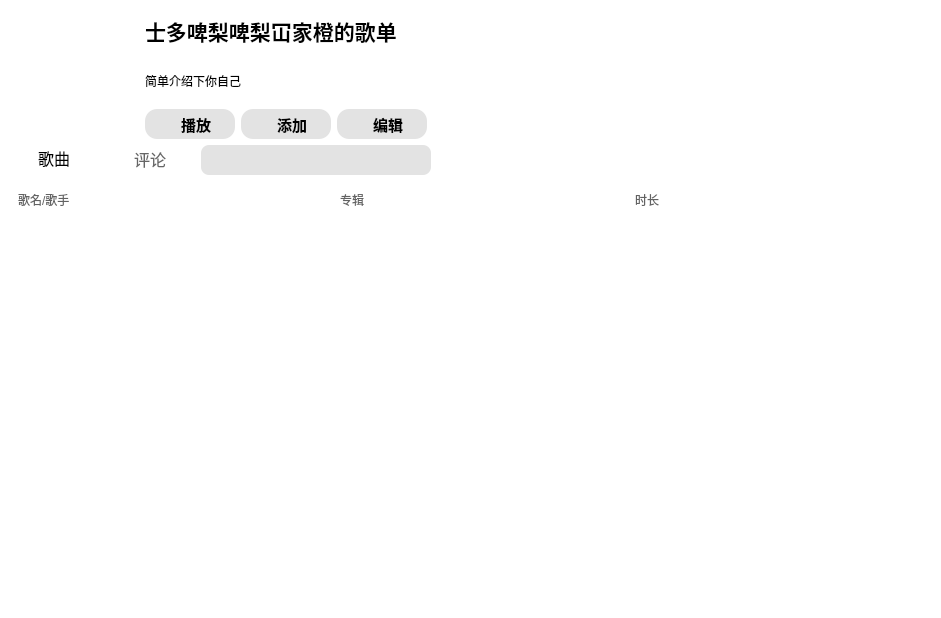
<?xml version="1.0" encoding="UTF-8"?>
<ui version="4.0">
 <class>music_widget</class>
 <widget class="QWidget" name="music_widget">
  <property name="geometry">
   <rect>
    <x>0</x>
    <y>0</y>
    <width>941</width>
    <height>618</height>
   </rect>
  </property>
  <property name="windowTitle">
   <string>Form</string>
  </property>
  <property name="styleSheet">
   <string notr="true">border-radius:8px;
background-color: rgb(255, 255, 255);</string>
  </property>
  <layout class="QGridLayout" name="gridLayout_4">
   <property name="leftMargin">
    <number>0</number>
   </property>
   <property name="topMargin">
    <number>0</number>
   </property>
   <property name="rightMargin">
    <number>0</number>
   </property>
   <property name="bottomMargin">
    <number>9</number>
   </property>
   <property name="spacing">
    <number>0</number>
   </property>
   <item row="0" column="0">
    <layout class="QVBoxLayout" name="verticalLayout_2">
     <item>
      <widget class="QStackedWidget" name="stackedWidget">
       <property name="styleSheet">
        <string notr="true">boder:none;</string>
       </property>
       <property name="currentIndex">
        <number>0</number>
       </property>
       <widget class="QWidget" name="page">
        <layout class="QGridLayout" name="gridLayout_3">
         <item row="0" column="0">
          <layout class="QHBoxLayout" name="horizontalLayout_6">
           <item>
            <widget class="QLabel" name="label_songImage">
             <property name="minimumSize">
              <size>
               <width>130</width>
               <height>130</height>
              </size>
             </property>
             <property name="maximumSize">
              <size>
               <width>130</width>
               <height>130</height>
              </size>
             </property>
             <property name="styleSheet">
              <string notr="true">
border-radius: 12px;</string>
             </property>
             <property name="text">
              <string/>
             </property>
             <property name="pixmap">
              <pixmap resource="myResources.qrc">:/player/images/player/pretty_crazy.jpg</pixmap>
             </property>
             <property name="scaledContents">
              <bool>true</bool>
             </property>
            </widget>
           </item>
           <item>
            <layout class="QVBoxLayout" name="verticalLayout">
             <item>
              <widget class="QLabel" name="label_Playlist">
               <property name="styleSheet">
                <string notr="true">color: rgb(0, 0, 0);
background: transparent;</string>
               </property>
               <property name="text">
                <string>&lt;html&gt;&lt;head/&gt;&lt;body&gt;&lt;p&gt;&lt;span style=&quot; font-size:16pt; font-weight:700;&quot;&gt;士多啤梨啤梨冚家橙的歌单&lt;/span&gt;&lt;/p&gt;&lt;/body&gt;&lt;/html&gt;</string>
               </property>
              </widget>
             </item>
             <item>
              <widget class="QLabel" name="label_Introduction">
               <property name="styleSheet">
                <string notr="true">color: rgb(0, 0, 0);
background: transparent;</string>
               </property>
               <property name="text">
                <string>&lt;html&gt;&lt;head/&gt;&lt;body&gt;&lt;p&gt;简单介绍下你自己&lt;/p&gt;&lt;/body&gt;&lt;/html&gt;</string>
               </property>
              </widget>
             </item>
             <item>
              <layout class="QHBoxLayout" name="horizontalLayout_5">
               <item>
                <widget class="QPushButton" name="pushButton_title_play">
                 <property name="minimumSize">
                  <size>
                   <width>90</width>
                   <height>30</height>
                  </size>
                 </property>
                 <property name="maximumSize">
                  <size>
                   <width>90</width>
                   <height>30</height>
                  </size>
                 </property>
                 <property name="styleSheet">
                  <string notr="true">QPushButton {
    background-color: #E3E3E3;
    color: black;
    border-radius: 12px;
    font-size: 15px;
    font-weight: bold;
    padding-left: 12px;
}
QPushButton:hover {
    background-color: #D4D4D4;
}
QPushButton:pressed {
    background-color: #D4D4D4;
}
</string>
                 </property>
                 <property name="text">
                  <string>播放</string>
                 </property>
                 <property name="icon">
                  <iconset resource="myResources.qrc">
                   <normaloff>:/player/images/player/play_button.png</normaloff>:/player/images/player/play_button.png</iconset>
                 </property>
                </widget>
               </item>
               <item>
                <widget class="QPushButton" name="pushButton_add">
                 <property name="minimumSize">
                  <size>
                   <width>90</width>
                   <height>30</height>
                  </size>
                 </property>
                 <property name="maximumSize">
                  <size>
                   <width>90</width>
                   <height>30</height>
                  </size>
                 </property>
                 <property name="styleSheet">
                  <string notr="true">QPushButton {
    background-color: #E3E3E3;
    color: black;
    border-radius: 12px;
    font-size: 15px;
    font-weight: bold;
    padding-left: 12px;
}
QPushButton:hover {
    background-color: #D4D4D4;
}
QPushButton:pressed {
    background-color: #D4D4D4;
}
</string>
                 </property>
                 <property name="text">
                  <string>添加</string>
                 </property>
                 <property name="icon">
                  <iconset resource="myResources.qrc">
                   <normaloff>:/player/images/player/add_path.png</normaloff>:/player/images/player/add_path.png</iconset>
                 </property>
                </widget>
               </item>
               <item>
                <widget class="QPushButton" name="pushButton_edit">
                 <property name="minimumSize">
                  <size>
                   <width>90</width>
                   <height>30</height>
                  </size>
                 </property>
                 <property name="maximumSize">
                  <size>
                   <width>90</width>
                   <height>30</height>
                  </size>
                 </property>
                 <property name="styleSheet">
                  <string notr="true">QPushButton {
    background-color: #E3E3E3;
    color: black;
    border-radius: 12px;
    font-size: 15px;
    font-weight: bold;
    padding-left: 12px;
}
QPushButton:hover {
    background-color: #D4D4D4;
}
QPushButton:pressed {
    background-color: #D4D4D4;
}
</string>
                 </property>
                 <property name="text">
                  <string>编辑</string>
                 </property>
                 <property name="icon">
                  <iconset resource="myResources.qrc">
                   <normaloff>:/player/images/player/edit_button1.png</normaloff>:/player/images/player/edit_button1.png</iconset>
                 </property>
                </widget>
               </item>
              </layout>
             </item>
            </layout>
           </item>
           <item>
            <spacer name="horizontalSpacer_9">
             <property name="orientation">
              <enum>Qt::Orientation::Horizontal</enum>
             </property>
             <property name="sizeHint" stdset="0">
              <size>
               <width>40</width>
               <height>20</height>
              </size>
             </property>
            </spacer>
           </item>
          </layout>
         </item>
         <item row="1" column="0">
          <layout class="QHBoxLayout" name="horizontalLayout_8">
           <item>
            <widget class="QPushButton" name="pushButton_title_songName">
             <property name="minimumSize">
              <size>
               <width>90</width>
               <height>30</height>
              </size>
             </property>
             <property name="maximumSize">
              <size>
               <width>90</width>
               <height>30</height>
              </size>
             </property>
             <property name="styleSheet">
              <string notr="true">QPushButton {
            border: none;
			color:black;
            background-color: transparent;
            font-size: 16px;
            padding-bottom: 4px; /* 为底线预留一点空间 */
        }
    QPushButton:hover {
	color:#00CC65;
        }


</string>
             </property>
             <property name="text">
              <string>歌曲</string>
             </property>
            </widget>
           </item>
           <item>
            <widget class="QPushButton" name="pushButton_title_comment">
             <property name="minimumSize">
              <size>
               <width>90</width>
               <height>30</height>
              </size>
             </property>
             <property name="maximumSize">
              <size>
               <width>90</width>
               <height>30</height>
              </size>
             </property>
             <property name="styleSheet">
              <string notr="true">
        QPushButton:hover {

color:#00CC65;
        }

QPushButton {
    border: none;
    background-color: transparent;
    font-size: 16px;
    color: #666;
    padding: 4px 12px 6px 12px; /* 左右 padding 增大，线会看起来短 */
}

QPushButton:checked {
    color: rgb(0,180,90);
    font-weight: bold;
    border-bottom: 2px solid rgb(0,180,90);
    padding: 4px 12px 4px 12px;
}</string>
             </property>
             <property name="text">
              <string>评论</string>
             </property>
            </widget>
           </item>
           <item>
            <layout class="QHBoxLayout" name="horizontalLayout_7">
             <item>
              <widget class="QLineEdit" name="lineEdit_search">
               <property name="minimumSize">
                <size>
                 <width>0</width>
                 <height>30</height>
                </size>
               </property>
               <property name="maximumSize">
                <size>
                 <width>230</width>
                 <height>30</height>
                </size>
               </property>
               <property name="styleSheet">
                <string notr="true">background-color: #E3E3E3;
border-raidus:3px;
</string>
               </property>
              </widget>
             </item>
             <item>
              <spacer name="horizontalSpacer_5">
               <property name="orientation">
                <enum>Qt::Orientation::Horizontal</enum>
               </property>
               <property name="sizeHint" stdset="0">
                <size>
                 <width>40</width>
                 <height>20</height>
                </size>
               </property>
              </spacer>
             </item>
            </layout>
           </item>
          </layout>
         </item>
         <item row="2" column="0">
          <widget class="QStackedWidget" name="stackedWidget_song_comment">
           <widget class="QWidget" name="song">
            <layout class="QGridLayout" name="gridLayout">
             <item row="0" column="0">
              <layout class="QVBoxLayout" name="verticalLayout_4">
               <item>
                <layout class="QHBoxLayout" name="horizontalLayout_10">
                 <item>
                  <widget class="QLabel" name="label_Introduction_2">
                   <property name="styleSheet">
                    <string notr="true">color: #626262;
background: transparent;</string>
                   </property>
                   <property name="text">
                    <string>&lt;html&gt;&lt;head/&gt;&lt;body&gt;&lt;p&gt;歌名/歌手&lt;/p&gt;&lt;/body&gt;&lt;/html&gt;</string>
                   </property>
                  </widget>
                 </item>
                 <item>
                  <spacer name="horizontalSpacer_2">
                   <property name="orientation">
                    <enum>Qt::Orientation::Horizontal</enum>
                   </property>
                   <property name="sizeHint" stdset="0">
                    <size>
                     <width>40</width>
                     <height>20</height>
                    </size>
                   </property>
                  </spacer>
                 </item>
                 <item>
                  <widget class="QLabel" name="label_Introduction_3">
                   <property name="styleSheet">
                    <string notr="true">color: #626262;
background: transparent;</string>
                   </property>
                   <property name="text">
                    <string>&lt;html&gt;&lt;head/&gt;&lt;body&gt;&lt;p&gt;专辑&lt;/p&gt;&lt;/body&gt;&lt;/html&gt;</string>
                   </property>
                  </widget>
                 </item>
                 <item>
                  <spacer name="horizontalSpacer_3">
                   <property name="orientation">
                    <enum>Qt::Orientation::Horizontal</enum>
                   </property>
                   <property name="sizeHint" stdset="0">
                    <size>
                     <width>40</width>
                     <height>20</height>
                    </size>
                   </property>
                  </spacer>
                 </item>
                 <item>
                  <widget class="QLabel" name="label_Introduction_4">
                   <property name="styleSheet">
                    <string notr="true">color: #626262;
background: transparent;</string>
                   </property>
                   <property name="text">
                    <string>&lt;html&gt;&lt;head/&gt;&lt;body&gt;&lt;p&gt;时长&lt;/p&gt;&lt;/body&gt;&lt;/html&gt;</string>
                   </property>
                  </widget>
                 </item>
                 <item>
                  <spacer name="horizontalSpacer_4">
                   <property name="orientation">
                    <enum>Qt::Orientation::Horizontal</enum>
                   </property>
                   <property name="sizeHint" stdset="0">
                    <size>
                     <width>40</width>
                     <height>20</height>
                    </size>
                   </property>
                  </spacer>
                 </item>
                </layout>
               </item>
               <item>
                <widget class="QListWidget" name="listWidget"/>
               </item>
              </layout>
             </item>
            </layout>
           </widget>
           <widget class="QWidget" name="comment"/>
          </widget>
         </item>
        </layout>
       </widget>
       <widget class="QWidget" name="page_2"/>
      </widget>
     </item>
    </layout>
   </item>
  </layout>
 </widget>
 <resources>
  <include location="myResources.qrc"/>
 </resources>
 <connections/>
</ui>
